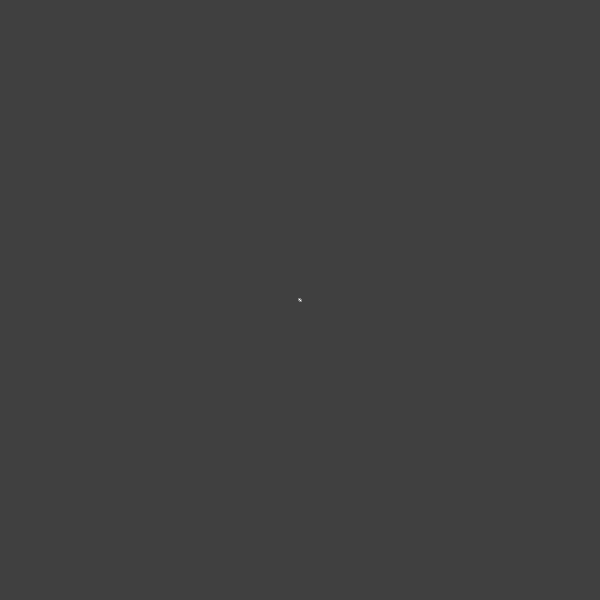
Frame 1 (no input)
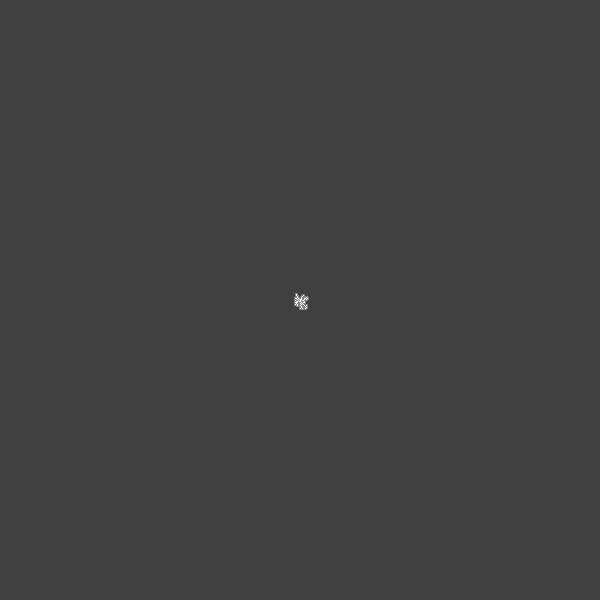
Frame 60 (the mouse pressed at the canvas centre just before this capture)
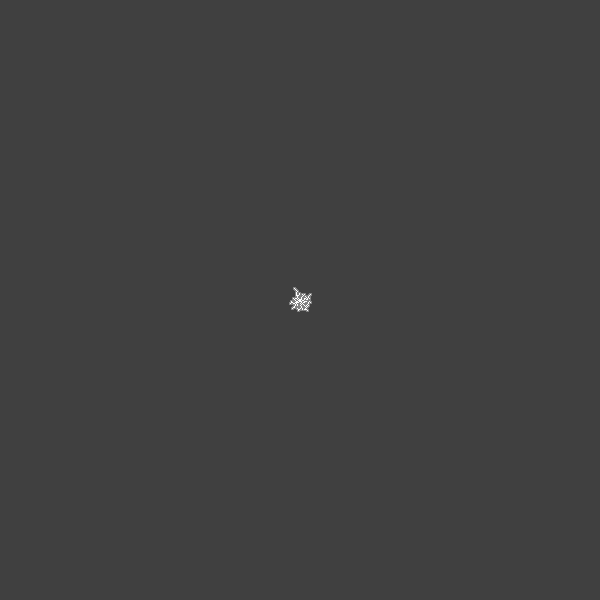
Frame 120 (the mouse held since frame 60 and released just before this capture)

The Processing sketch that drew these frames (run headless with seeded random() and noise(); from frame 60 on, the mouse is pressed at the canvas centre):

// Processing sketch: DLA_2d_diffusion_limited_aggregation
// ── DLA_2d_diffusion_limited_aggregation.pde
// 2D diffusion-limited aggregation
// (c) Alasdair Turner 2009

color white = color(255);
color gray = color(128);

float system_radius = 2.0;

void setup(){
  size(600,600);
  background(64);
  myset(new PVector(0,0));
}

void draw(){
  float theta = random(0,TWO_PI);
  PVector ploc = new PVector(cos(theta)*system_radius,sin(theta)*system_radius);
  float phi = random(-atan(0.5),atan(0.5));
  PVector pdir = new PVector(cos(theta-PI+phi),sin(theta-PI+phi));
  boolean hit = false;
  while (!hit && ploc.mag() <= system_radius) {
    ploc.add(pdir);
    if (myget(ploc) == gray) {
      myset(ploc);
      hit = true;
    }    
  }
}

color myget(PVector pos){
  return get(int(pos.x + width/2),int(pos.y + height/2));
}

void myset(PVector pos){
  int x = int(pos.x + width/2);
  int y = int(pos.y + height/2);
  for (int i = x - 1; i <= x + 1; i++) {
    for (int j = y - 1; j <= y + 1; j++) {
      if (get(i,j) != white) {
        set(i,j,gray);
      }
    }
  }
  set(x,y,white);
  // set new system radius if appropriate
  float m = pos.mag();
  if (m * 2.0 >= system_radius) {
    system_radius = m * 2.0;
  }
}

void mousePressed(){
  background(64);
  myset(new PVector(0,0));
  system_radius = 2.0;
}
